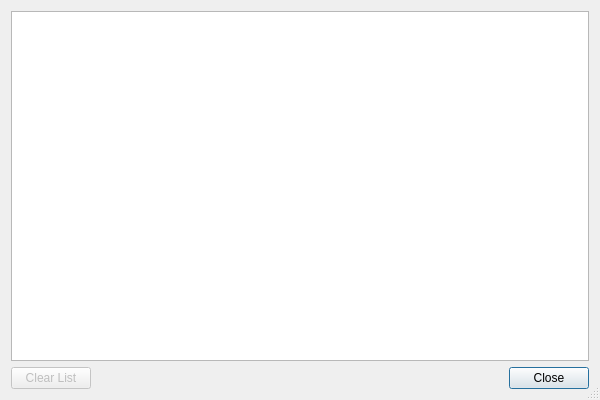
<?xml version="1.0" encoding="UTF-8"?>
<ui version="4.0">
 <class>DownloadManager</class>
 <widget class="QDialog" name="DownloadManager">
  <property name="geometry">
   <rect>
    <x>0</x>
    <y>0</y>
    <width>600</width>
    <height>400</height>
   </rect>
  </property>
  <property name="windowTitle">
   <string>Download Manager</string>
  </property>
  <property name="sizeGripEnabled">
   <bool>true</bool>
  </property>
  <layout class="QGridLayout" name="gridLayout">
   <item row="0" column="0" colspan="3">
    <widget class="E5TableView" name="downloadsView"/>
   </item>
   <item row="1" column="0">
    <layout class="QHBoxLayout" name="horizontalLayout_2">
     <item>
      <widget class="QPushButton" name="cleanupButton">
       <property name="enabled">
        <bool>false</bool>
       </property>
       <property name="toolTip">
        <string>Press to clean up the list of downloads</string>
       </property>
       <property name="text">
        <string>Clear List</string>
       </property>
       <property name="autoDefault">
        <bool>false</bool>
       </property>
      </widget>
     </item>
     <item>
      <spacer name="horizontalSpacer_2">
       <property name="orientation">
        <enum>Qt::Horizontal</enum>
       </property>
       <property name="sizeHint" stdset="0">
        <size>
         <width>40</width>
         <height>20</height>
        </size>
       </property>
      </spacer>
     </item>
    </layout>
   </item>
   <item row="1" column="1">
    <widget class="QLabel" name="infoLabel">
     <property name="text">
      <string/>
     </property>
    </widget>
   </item>
   <item row="1" column="2">
    <layout class="QHBoxLayout" name="horizontalLayout">
     <item>
      <spacer name="horizontalSpacer">
       <property name="orientation">
        <enum>Qt::Horizontal</enum>
       </property>
       <property name="sizeHint" stdset="0">
        <size>
         <width>40</width>
         <height>20</height>
        </size>
       </property>
      </spacer>
     </item>
     <item>
      <widget class="QDialogButtonBox" name="buttonBox">
       <property name="orientation">
        <enum>Qt::Horizontal</enum>
       </property>
       <property name="standardButtons">
        <set>QDialogButtonBox::Close</set>
       </property>
      </widget>
     </item>
    </layout>
   </item>
  </layout>
 </widget>
 <customwidgets>
  <customwidget>
   <class>E5TableView</class>
   <extends>QTableView</extends>
   <header>E5Gui/E5TableView.h</header>
  </customwidget>
 </customwidgets>
 <tabstops>
  <tabstop>downloadsView</tabstop>
  <tabstop>cleanupButton</tabstop>
  <tabstop>buttonBox</tabstop>
 </tabstops>
 <resources/>
 <connections>
  <connection>
   <sender>buttonBox</sender>
   <signal>rejected()</signal>
   <receiver>DownloadManager</receiver>
   <slot>close()</slot>
   <hints>
    <hint type="sourcelabel">
     <x>330</x>
     <y>274</y>
    </hint>
    <hint type="destinationlabel">
     <x>286</x>
     <y>294</y>
    </hint>
   </hints>
  </connection>
 </connections>
</ui>
